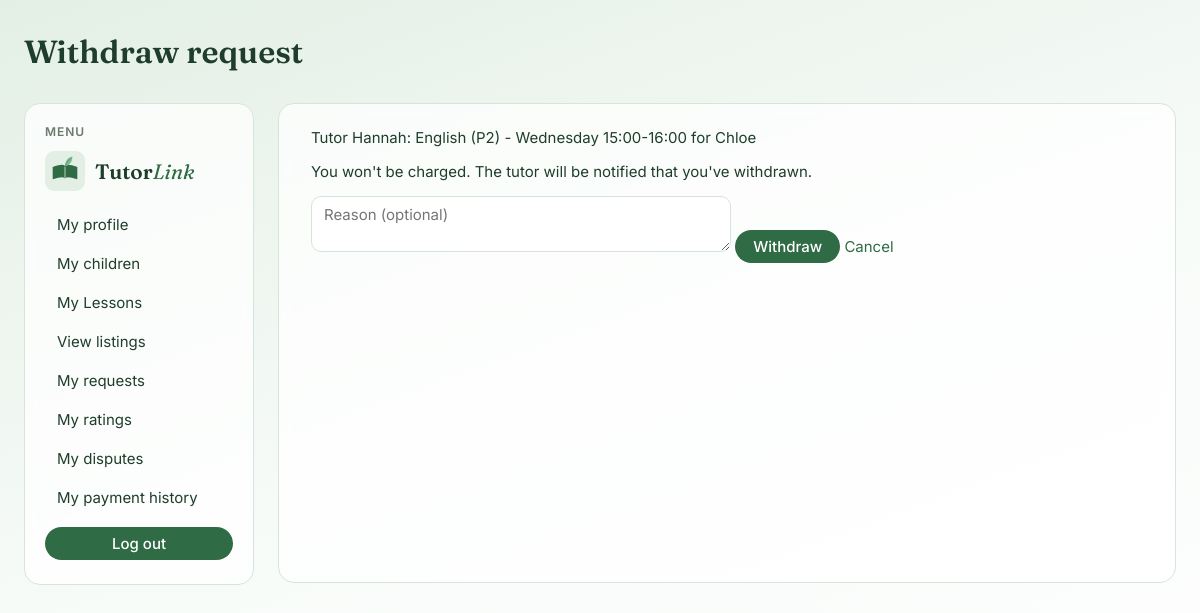
The app's page /enrolments/parent_withdraw_request_view/12/ (signed in) with its own data.
### enrolments/models.py (models this page shows, shortened)
class EnrolmentRequest(models.Model):
    STATUS_CHOICES = [
        ("PENDING", "Pending"),
        ("ACCEPTED", "Accepted"),
        ("DECLINED", "Declined"),
        ("WITHDRAWN", "Withdrawn"),
        ("PAID", "Paid"),
        ("EXPIRED", "Expired"),
    ]
    child = models.ForeignKey(
        Child, on_delete=models.RESTRICT, related_name="enrolment_requests"
    )
    listing = models.ForeignKey(
        Listing, on_delete=models.RESTRICT, related_name="enrolment_requests"
    )
    start_date = models.DateField()
    message = models.TextField(blank=True)  # optional
    status = models.CharField(max_length=9, choices=STATUS_CHOICES, default="PENDING")
    created_at = models.DateTimeField(auto_now_add=True)
    decided_at = models.DateTimeField(null=True, blank=True)  # empty until it happens
    pay_by = models.DateTimeField(null=True, blank=True)  # empty until accepted
    withdraw_reason = models.TextField(blank=True)  # optional
    decline_reason = models.TextField(blank=True)  # optional

### listings/models.py (models this page shows, shortened)
class Listing(models.Model):
    SUBJECT_CHOICES = [
        ("ENGLISH", "English"),
        ("CHINESE", "Chinese"),
        ("MALAY", "Malay"),
        ("TAMIL", "Tamil"),
        ("MATH", "Mathematics"),
        ("E_MATH", "E-Math"),
        ("A_MATH", "A-Math"),
        ("H2_MATH", "H2 Math"),
        ("SCIENCE", "Science"),
        ("PHYSICS", "Physics"),
        ("CHEMISTRY", "Chemistry"),
        ("BIOLOGY", "Biology"),
        ("ECONOMICS", "Economics"),
        ("GEOGRAPHY", "Geography"),
        ("HISTORY", "History"),
        ("LITERATURE", "Literature"),
    ]
    WEEKDAY_CHOICES = [
        (0, "Monday"),
        (1, "Tuesday"),
        (2, "Wednesday"),
        (3, "Thursday"),
        (4, "Friday"),
        (5, "Saturday"),
        (6, "Sunday"),
    ]
    MODE_CHOICES = [
        ("IN_PERSON", "In person"),
        ("ONLINE", "Online"),
        ("HYBRID", "Hybrid")
    ]
    STATUS_CHOICES = [
        ("OPEN", "Open"),
        ("RESERVED", "Reserved"),
        ("FILLED", "Filled"),
        ("CLOSED", "Closed"),
    ]
    tutor = models.ForeignKey(
        TutorProfile, on_delete=models.CASCADE, related_name="listings"
    )
    subject = models.CharField(max_length=10, choices=SUBJECT_CHOICES)
    level = models.CharField(max_length=5, choices=LEVEL_CHOICES)
    weekday = models.PositiveSmallIntegerField(choices=WEEKDAY_CHOICES)
    start_time = models.TimeField()
    end_time = models.TimeField()
    mode = models.CharField(max_length=9, choices=MODE_CHOICES)
    rate_per_hour = models.DecimalField(max_digits=5, decimal_places=2)
    status = models.CharField(max_length=8, choices=STATUS_CHOICES, default="OPEN")
    created_at = models.DateTimeField(auto_now_add=True)
    class Meta:
        constraints = [
            models.CheckConstraint(
                condition=models.Q(rate_per_hour__gt=0),
                name="listing_rate_per_hour_greater_than_zero",
            ),
            models.CheckConstraint(
                condition=models.Q(end_time__gt=models.F("start_time")),
                name="listing_end_after_start",
            ),
        ]
    def __str__(self):
        return f"{self.get_subject_display()} ({self.level}) - {self.get_weekday_display()} {self.start_time:%H:%M}-{self.end_time:%H:%M}"

### accounts/models.py (models this page shows, shortened)
class TutorProfile(models.Model):
    user = models.OneToOneField(User, on_delete=models.CASCADE)
    bio = models.TextField(max_length=500)
    qualification = models.CharField(max_length=40, choices=QUALIFICATION_CHOICES)
    years_experience = models.PositiveIntegerField(default=0)
    teaching_mode = models.CharField(max_length=10, choices=TEACHING_MODE_CHOICES)

class User(AbstractUser):
    email = models.EmailField(unique=True)
    role = models.CharField(max_length=10, choices=ROLE_CHOICES, default='PARENT')
    phone = models.CharField(max_length=20, blank=True)
    address = models.CharField(max_length=255, blank=True)
    date_of_birth = models.DateField(null=True, blank=True)
    gender = models.CharField(max_length=1, choices=GENDER_CHOICES, blank=True)
    avatar = models.ImageField(upload_to="avatars/", blank=True)
    card_brand = models.CharField(max_length=20, blank=True)
    card_last4 = models.CharField(max_length=4, blank=True)

class Child(models.Model):
    parent = models.ForeignKey(User, on_delete=models.CASCADE)
    first_name = models.CharField(max_length=50)
    last_name = models.CharField(max_length=50)
    level = models.CharField(max_length=3, choices=LEVEL_CHOICES)
    def __str__(self):
        return f"{self.first_name}"

### enrolments/views.py (the view)
@login_required
def parent_withdraw_request_view(request, pk):
    if request.user.role != "PARENT":
        return redirect("index")
    enrolment_request = get_object_or_404(
        EnrolmentRequest, pk=pk, status="PENDING", child__parent=request.user
    )
    if request.method == "POST":
        enrolment_request.status = "WITHDRAWN"
        reason = request.POST.get("withdraw_reason", "")
        enrolment_request.withdraw_reason = reason
        enrolment_request.save()
        return redirect("parent_my_requests_view")
    else:
        return render(
            request,
            "enrolments/parent_withdraw_request_view.html",
            {"enrolment_request": enrolment_request},
        )

### enrolments/templates/enrolments/parent_withdraw_request_view.html (shortened to what this page needs)
{% extends 'base.html' %}
{% block header %}
    Withdraw request
{% endblock %}
{% block content %}
    Tutor {{ enrolment_request.listing.tutor.user.first_name }}: {{ enrolment_request.listing }} for {{ enrolment_request.child }}
    <p>You won't be charged. The tutor will be notified that you've withdrawn.</p>
    <form method="post">
        <textarea name="withdraw_reason" placeholder="Reason (optional)"></textarea>
        <button type="submit">Withdraw</button>
        <a href="{% url 'parent_my_requests_view' %}">Cancel</a>
    </form>
{% endblock %}

### static/css/style.css (style rules this page uses)
:root { --green-dark: #2f6b45; --green-leaf: #7fb98f; --green-pale: #e3efe5; --ink: #1f3d2b; --muted: #6b7a70; --card: rgba(255, 255, 255, 0.75); --line: #d6e4d9; --danger: #b5523b; --radius: 16px; }
* { box-sizing: border-box; }
body { margin: 0; min-height: 100vh; font-family: 'Inter', system-ui, sans-serif; font-size: 15px; color: var(--ink); background: linear-gradient(160deg, var(--green-pale) 0%, #f7fbf8 50%, #ffffff 100%); background-attachment: fixed; }
a { color: var(--green-dark); text-decoration: none; }
button, input[type="submit"], .btn { display: inline-block; font: inherit; font-weight: 500; padding: 7px 18px; border: none; border-radius: 999px; background: var(--green-dark); color: white; cursor: pointer; }
input[type="text"], input[type="email"], input[type="password"], input[type="number"], input[type="date"], input[type="time"], select, textarea { font: inherit; width: 100%; max-width: 420px; padding: 8px 12px; border: 1px solid var(--line); border-radius: 10px; background: white; color: var(--ink); }

### records on screen
EnrolmentRequest: listing.tutor.user.first_name "Hannah", listing "English (P2) - Wednesday 15:00-16:00", child "Chloe"
